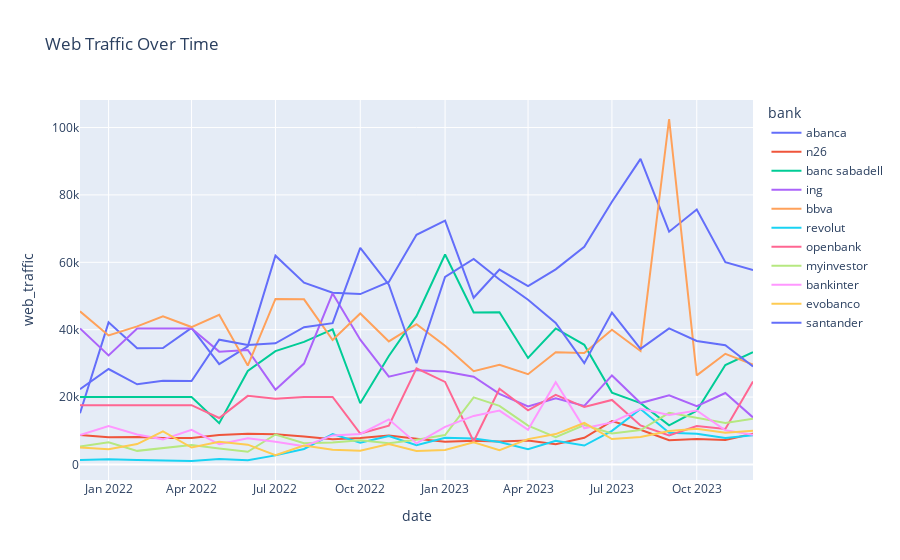

Write notebook code for a chart like this one.
### Code cell
# plot web traffic for all banks over time
fig = px.line(data, x='date', y='web_traffic', color='bank', title='Web Traffic Over Time')
fig.show()

### Figure 1 — Plotly figure (JSON) as saved in the notebook; plotly's stock layout.template omitted (floating-point values rounded to 4 significant figures)
{"data": [{"hovertemplate": "bank=abanca<br>date=%{x}<br>web_traffic=%{y}<extra></extra>", "legendgroup": "abanca", "line": {"color": "#636efa", "dash": "solid"}, "marker": {"symbol": "circle"}, "mode": "lines", "name": "abanca", "orientation": "v", "showlegend": true, "type": "scatter", "x": ["2021-12-01", "2022-01-01", "2022-02-01", "2022-03-01", "2022-04-01", "2022-05-01", "2022-06-01", "2022-07-01", "2022-08-01", "2022-09-01", "2022-10-01", "2022-11-01", "2022-12-01", "2023-01-01", "2023-02-01", "2023-03-01", "2023-04-01", "2023-05-01", "2023-06-01", "2023-07-01", "2023-08-01", "2023-09-01", "2023-10-01", "2023-11-01", "2023-12-01"], "xaxis": "x", "y": [15200.0, 42180.0, 34500.0, 34550.0, 40510.0, 29790.0, 35090.0, 61970.0, 53940.0, 50990.0, 50570.0, 54180.0, 68180.0, 72370.0, 49470.0, 57830.0, 52940.0, 57920.0, 64630.0, 77980.0, 90690.0, 69080.0, 75670.0, 60030.0, 57680.0], "yaxis": "y"}, {"hovertemplate": "bank=n26<br>date=%{x}<br>web_traffic=%{y}<extra></extra>", "legendgroup": "n26", "line": {"color": "#EF553B", "dash": "solid"}, "marker": {"symbol": "circle"}, "mode": "lines", "name": "n26", "orientation": "v", "showlegend": true, "type": "scatter", "x": ["2021-12-01", "2022-01-01", "2022-02-01", "2022-03-01", "2022-04-01", "2022-05-01", "2022-06-01", "2022-07-01", "2022-08-01", "2022-09-01", "2022-10-01", "2022-11-01", "2022-12-01", "2023-01-01", "2023-02-01", "2023-03-01", "2023-04-01", "2023-05-01", "2023-06-01", "2023-07-01", "2023-08-01", "2023-09-01", "2023-10-01", "2023-11-01", "2023-12-01"], "xaxis": "x", "y": [8723.0, 8046.0, 8165.0, 7841.0, 7846.0, 8711.0, 9082.0, 8968.0, 8271.0, 7507.0, 7832.0, 8573.0, 7645.0, 6712.0, 7040.0, 6818.0, 7107.0, 5993.0, 7893.0, 12890.0, 10300.0, 7170.0, 7558.0, 7283.0, 9134.0], "yaxis": "y"}, {"hovertemplate": "bank=banc sabadell<br>date=%{x}<br>web_traffic=%{y}<extra></extra>", "legendgroup": "banc sabadell", "line": {"color": "#00cc96", "dash": "solid"}, "marker": {"symbol": "circle"}, "mode": "lines", "name": "banc sabadell", "orientation": "v", "showlegend": true, "type": "scatter", "x": ["2021-12-01", "2022-01-01", "2022-02-01", "2022-03-01", "2022-04-01", "2022-05-01", "2022-06-01", "2022-07-01", "2022-08-01", "2022-09-01", "2022-10-01", "2022-11-01", "2022-12-01", "2023-01-01", "2023-02-01", "2023-03-01", "2023-04-01", "2023-05-01", "2023-06-01", "2023-07-01", "2023-08-01", "2023-09-01", "2023-10-01", "2023-11-01", "2023-12-01"], "xaxis": "x", "y": [20020.0, 20020.0, 20020.0, 20020.0, 20020.0, 12270.0, 27770.0, 33650.0, 36380.0, 40100.0, 18170.0, 32180.0, 44020.0, 62310.0, 45140.0, 45180.0, 31610.0, 40350.0, 35510.0, 21330.0, 18200.0, 11590.0, 15970.0, 29520.0, 33320.0], "yaxis": "y"}, {"hovertemplate": "bank=ing<br>date=%{x}<br>web_traffic=%{y}<extra></extra>", "legendgroup": "ing", "line": {"color": "#ab63fa", "dash": "solid"}, "marker": {"symbol": "circle"}, "mode": "lines", "name": "ing", "orientation": "v", "showlegend": true, "type": "scatter", "x": ["2021-12-01", "2022-01-01", "2022-02-01", "2022-03-01", "2022-04-01", "2022-05-01", "2022-06-01", "2022-07-01", "2022-08-01", "2022-09-01", "2022-10-01", "2022-11-01", "2022-12-01", "2023-01-01", "2023-02-01", "2023-03-01", "2023-04-01", "2023-05-01", "2023-06-01", "2023-07-01", "2023-08-01", "2023-09-01", "2023-10-01", "2023-11-01", "2023-12-01"], "xaxis": "x", "y": [40360.0, 32370.0, 40360.0, 40360.0, 40360.0, 33490.0, 33980.0, 22190.0, 29940.0, 50770.0, 37030.0, 26060.0, 27990.0, 27610.0, 26020.0, 20940.0, 17190.0, 19640.0, 17360.0, 26410.0, 18230.0, 20530.0, 17300.0, 21210.0, 13970.0], "yaxis": "y"}, {"hovertemplate": "bank=bbva<br>date=%{x}<br>web_traffic=%{y}<extra></extra>", "legendgroup": "bbva", "line": {"color": "#FFA15A", "dash": "solid"}, "marker": {"symbol": "circle"}, "mode": "lines", "name": "bbva", "orientation": "v", "showlegend": true, "type": "scatter", "x": ["2021-12-01", "2022-01-01", "2022-02-01", "2022-03-01", "2022-04-01", "2022-05-01", "2022-06-01", "2022-07-01", "2022-08-01", "2022-09-01", "2022-10-01", "2022-11-01", "2022-12-01", "2023-01-01", "2023-02-01", "2023-03-01", "2023-04-01", "2023-05-01", "2023-06-01", "2023-07-01", "2023-08-01", "2023-09-01", "2023-10-01", "2023-11-01", "2023-12-01"], "xaxis": "x", "y": [45450.0, 38310.0, 40980.0, 43970.0, 40780.0, 44440.0, 29360.0, 49120.0, 49010.0, 36920.0, 44830.0, 36500.0, 41610.0, 35220.0, 27660.0, 29550.0, 26780.0, 33330.0, 33100.0, 40000.0, 33690.0, 102500.0, 26430.0, 32850.0, 29660.0], "yaxis": "y"}, {"hovertemplate": "bank=revolut<br>date=%{x}<br>web_traffic=%{y}<extra></extra>", "legendgroup": "revolut", "line": {"color": "#19d3f3", "dash": "solid"}, "marker": {"symbol": "circle"}, "mode": "lines", "name": "revolut", "orientation": "v", "showlegend": true, "type": "scatter", "x": ["2021-12-01", "2022-01-01", "2022-02-01", "2022-03-01", "2022-04-01", "2022-05-01", "2022-06-01", "2022-07-01", "2022-08-01", "2022-09-01", "2022-10-01", "2022-11-01", "2022-12-01", "2023-01-01", "2023-02-01", "2023-03-01", "2023-04-01", "2023-05-01", "2023-06-01", "2023-07-01", "2023-08-01", "2023-09-01", "2023-10-01", "2023-11-01", "2023-12-01"], "xaxis": "x", "y": [1343.0, 1531.0, 1305.0, 1105.0, 1021.0, 1648.0, 1261.0, 2693.0, 4602.0, 9033.0, 6463.0, 8429.0, 5686.0, 7936.0, 7682.0, 6636.0, 4491.0, 6999.0, 5608.0, 9965.0, 16450.0, 9423.0, 9095.0, 7857.0, 8701.0], "yaxis": "y"}, {"hovertemplate": "bank=openbank<br>date=%{x}<br>web_traffic=%{y}<extra></extra>", "legendgroup": "openbank", "line": {"color": "#FF6692", "dash": "solid"}, "marker": {"symbol": "circle"}, "mode": "lines", "name": "openbank", "orientation": "v", "showlegend": true, "type": "scatter", "x": ["2021-12-01", "2022-01-01", "2022-02-01", "2022-03-01", "2022-04-01", "2022-05-01", "2022-06-01", "2022-07-01", "2022-08-01", "2022-09-01", "2022-10-01", "2022-11-01", "2022-12-01", "2023-01-01", "2023-02-01", "2023-03-01", "2023-04-01", "2023-05-01", "2023-06-01", "2023-07-01", "2023-08-01", "2023-09-01", "2023-10-01", "2023-11-01", "2023-12-01"], "xaxis": "x", "y": [17600.0, 17600.0, 17600.0, 17600.0, 17600.0, 13790.0, 20350.0, 19530.0, 20020.0, 20020.0, 9169.0, 11530.0, 28520.0, 24490.0, 6808.0, 22470.0, 16060.0, 20650.0, 17040.0, 19150.0, 11590.0, 8604.0, 11370.0, 10550.0, 24650.0], "yaxis": "y"}, {"hovertemplate": "bank=myinvestor<br>date=%{x}<br>web_traffic=%{y}<extra></extra>", "legendgroup": "myinvestor", "line": {"color": "#B6E880", "dash": "solid"}, "marker": {"symbol": "circle"}, "mode": "lines", "name": "myinvestor", "orientation": "v", "showlegend": true, "type": "scatter", "x": ["2021-12-01", "2022-01-01", "2022-02-01", "2022-03-01", "2022-04-01", "2022-05-01", "2022-06-01", "2022-07-01", "2022-08-01", "2022-09-01", "2022-10-01", "2022-11-01", "2022-12-01", "2023-01-01", "2023-02-01", "2023-03-01", "2023-04-01", "2023-05-01", "2023-06-01", "2023-07-01", "2023-08-01", "2023-09-01", "2023-10-01", "2023-11-01", "2023-12-01"], "xaxis": "x", "y": [5320.0, 6578.0, 4032.0, 4941.0, 5775.0, 4702.0, 3744.0, 8888.0, 6295.0, 6547.0, 7168.0, 6308.0, 7304.0, 8735.0, 19910.0, 17370.0, 11500.0, 8064.0, 11700.0, 9216.0, 10200.0, 15330.0, 13930.0, 12300.0, 13590.0], "yaxis": "y"}, {"hovertemplate": "bank=bankinter<br>date=%{x}<br>web_traffic=%{y}<extra></extra>", "legendgroup": "bankinter", "line": {"color": "#FF97FF", "dash": "solid"}, "marker": {"symbol": "circle"}, "mode": "lines", "name": "bankinter", "orientation": "v", "showlegend": true, "type": "scatter", "x": ["2021-12-01", "2022-01-01", "2022-02-01", "2022-03-01", "2022-04-01", "2022-05-01", "2022-06-01", "2022-07-01", "2022-08-01", "2022-09-01", "2022-10-01", "2022-11-01", "2022-12-01", "2023-01-01", "2023-02-01", "2023-03-01", "2023-04-01", "2023-05-01", "2023-06-01", "2023-07-01", "2023-08-01", "2023-09-01", "2023-10-01", "2023-11-01", "2023-12-01"], "xaxis": "x", "y": [8734.0, 11410.0, 8892.0, 7447.0, 10290.0, 5976.0, 7763.0, 6763.0, 5398.0, 8614.0, 9038.0, 13390.0, 6247.0, 11170.0, 14400.0, 15990.0, 10310.0, 24380.0, 10730.0, 12470.0, 16490.0, 14670.0, 16020.0, 10140.0, 8810.0], "yaxis": "y"}, {"hovertemplate": "bank=evobanco<br>date=%{x}<br>web_traffic=%{y}<extra></extra>", "legendgroup": "evobanco", "line": {"color": "#FECB52", "dash": "solid"}, "marker": {"symbol": "circle"}, "mode": "lines", "name": "evobanco", "orientation": "v", "showlegend": true, "type": "scatter", "x": ["2021-12-01", "2022-01-01", "2022-02-01", "2022-03-01", "2022-04-01", "2022-05-01", "2022-06-01", "2022-07-01", "2022-08-01", "2022-09-01", "2022-10-01", "2022-11-01", "2022-12-01", "2023-01-01", "2023-02-01", "2023-03-01", "2023-04-01", "2023-05-01", "2023-06-01", "2023-07-01", "2023-08-01", "2023-09-01", "2023-10-01", "2023-11-01", "2023-12-01"], "xaxis": "x", "y": [5056.0, 4539.0, 6049.0, 9826.0, 5028.0, 6753.0, 5874.0, 2727.0, 5641.0, 4339.0, 4082.0, 6046.0, 4019.0, 4323.0, 6607.0, 4223.0, 7513.0, 9009.0, 12310.0, 7533.0, 8121.0, 9925.0, 10600.0, 9442.0, 10040.0], "yaxis": "y"}, {"hovertemplate": "bank=santander<br>date=%{x}<br>web_traffic=%{y}<extra></extra>", "legendgroup": "santander", "line": {"color": "#636efa", "dash": "solid"}, "marker": {"symbol": "circle"}, "mode": "lines", "name": "santander", "orientation": "v", "showlegend": true, "type": "scatter", "x": ["2021-12-01", "2022-01-01", "2022-02-01", "2022-03-01", "2022-04-01", "2022-05-01", "2022-06-01", "2022-07-01", "2022-08-01", "2022-09-01", "2022-10-01", "2022-11-01", "2022-12-01", "2023-01-01", "2023-02-01", "2023-03-01", "2023-04-01", "2023-05-01", "2023-06-01", "2023-07-01", "2023-08-01", "2023-09-01", "2023-10-01", "2023-11-01", "2023-12-01"], "xaxis": "x", "y": [22330.0, 28330.0, 23800.0, 24810.0, 24740.0, 37040.0, 35470.0, 35950.0, 40750.0, 41930.0, 64290.0, 53370.0, 30040.0, 55680.0, 61000.0, 54900.0, 48910.0, 41980.0, 30060.0, 45100.0, 34290.0, 40390.0, 36640.0, 35390.0, 29100.0], "yaxis": "y"}], "layout": {"legend": {"title": {"text": "bank"}, "tracegroupgap": 0}, "title": {"text": "Web Traffic Over Time"}, "xaxis": {"anchor": "y", "domain": [0, 1], "title": {"text": "date"}}, "yaxis": {"anchor": "x", "domain": [0, 1], "title": {"text": "web_traffic"}}}}
